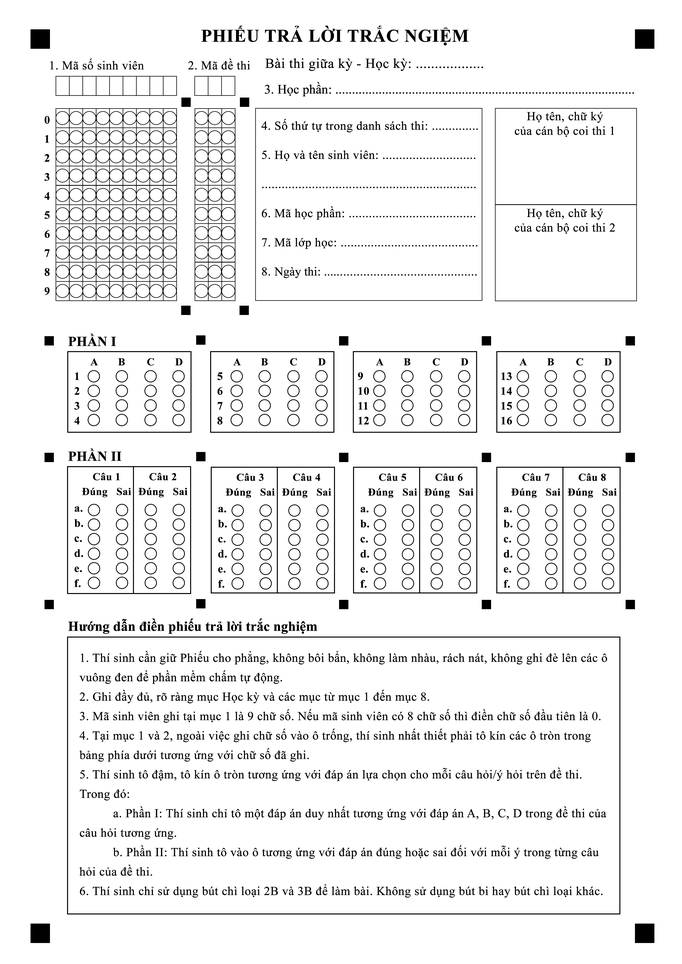
#> input picture src/refImg.png, 682 x 964 px, shrunk from 3508 x 4961 before the run
$ python create_rotate_image.py
#> lines starting #> are read from the running program, lines starting #| are printed output that depends on the picture; after the words box and inside, x2 and y2 are one past the last pixel; in counts of white or black regions, pixels touching at a corner belong together
import cv2
import numpy as np
import random

def rotate_and_draw(image_path, angle=2, line_color=(0, 0, 0), circle_color=(0, 0, 0), circle_radius=20, num_circles=100):
    # Load image
#> called with image_path = 'refImg.png', angle = 2, line_color = (0, 0, 0), circle_color = (0, 0, 0), circle_radius = 14, num_circles = 100
    image = cv2.imread(image_path, cv2.IMREAD_COLOR)
#> image is the input picture: shape (964, 682, 3); min 0, max 255, mean 239
    h, w = image.shape[:2]
#> h = 964; w = 682

    # Compute rotation matrix
    center = (w // 2, h // 2)
#> center = (341, 482)
    rotation_matrix = cv2.getRotationMatrix2D(center, angle, 1)

    # Compute new bounding dimensions after rotation
    cos = abs(rotation_matrix[0, 0])
#> cos = 0.999
    sin = abs(rotation_matrix[0, 1])
#> sin = 0.0349
    new_w = int(h * sin + w * cos)
#> new_w = 715
    new_h = int(h * cos + w * sin)
#> new_h = 987

    # Adjust the rotation matrix to shift the image center
    rotation_matrix[0, 2] += (new_w - w) / 2
    rotation_matrix[1, 2] += (new_h - h) / 2

    # Rotate image and pad to maintain rectangular shape
    rotated_image = cv2.warpAffine(image, rotation_matrix, (new_w, new_h), borderValue=(255, 255, 255))
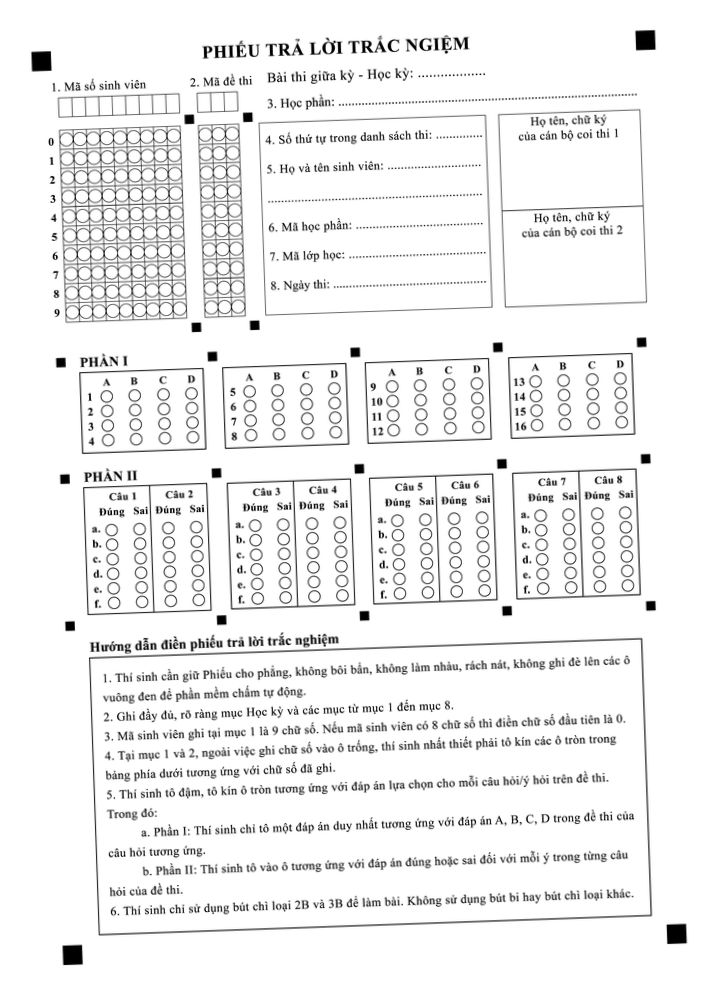
#> rotated_image: shape (987, 715, 3); min 0, max 255, mean 240.1

    # Draw 100 random circles with size 28x28 pixels
    for _ in range(num_circles):
        center_x = random.randint(circle_radius, new_w - circle_radius)
        center_y = random.randint(circle_radius, new_h - circle_radius)
        cv2.circle(rotated_image, (center_x, center_y), circle_radius, circle_color, -1)
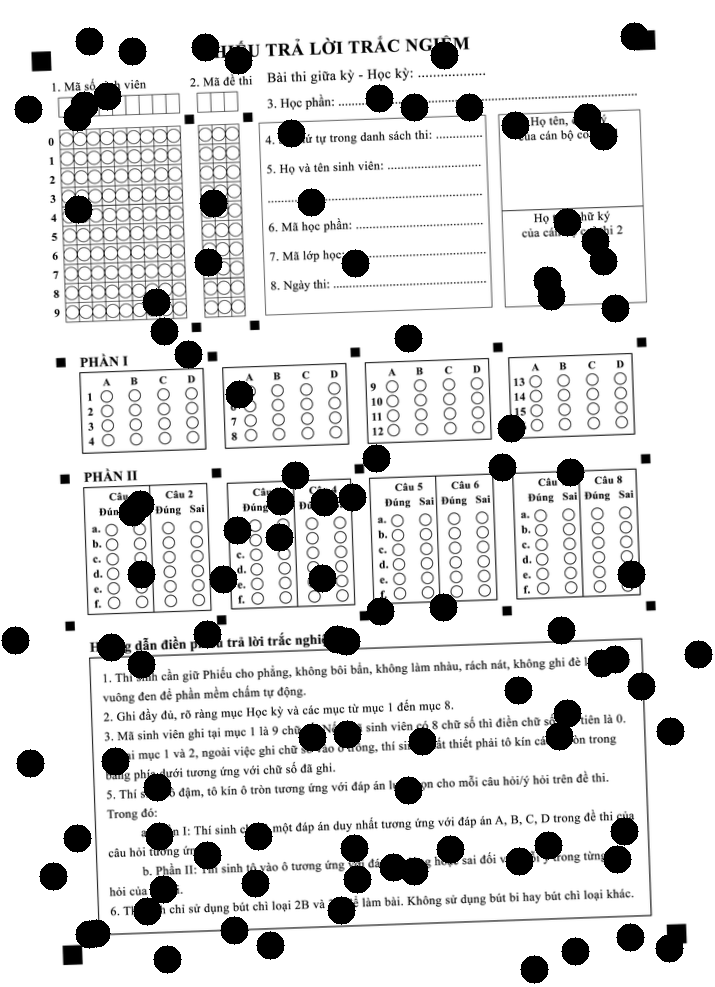
#> rotated_image: shape (987, 715, 3); 8.38% of pixels changed, all inside (x1, y1, x2, y2) = (1, 22, 713, 984)

    return rotated_image

# Example usage
image_path = "refImg.png"
output_path = "image1.png"
result = rotate_and_draw(image_path, circle_radius=14, num_circles=100)  # Circle radius is half of 28
cv2.imwrite(output_path, result)
print("Image saved as", output_path)

$ run again, with src/detect1.png copied over src/refImg.png
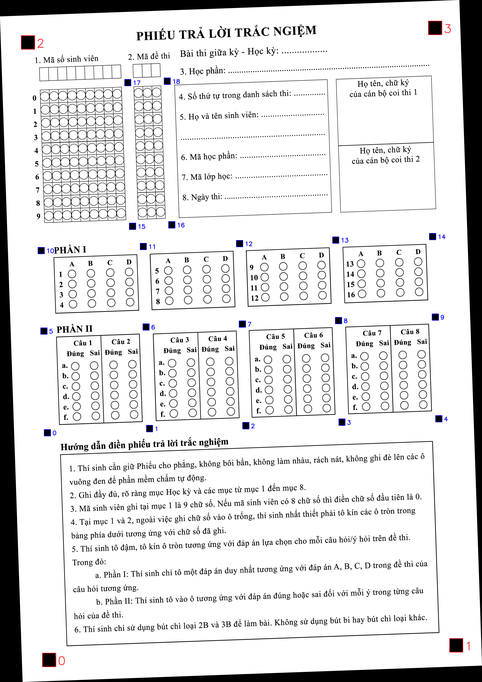
#> input picture src/detect1.png, 482 x 682 px, shrunk from 2480 x 3508 before the run
#> in rotate_and_draw, image is the input picture: shape (682, 482, 3); mean B, G, R 222.5, 222.2, 222.3
#> in rotate_and_draw, `rotated_image = cv2.warpAffine(image, rotation_matrix, (new_w, new_h),..`:
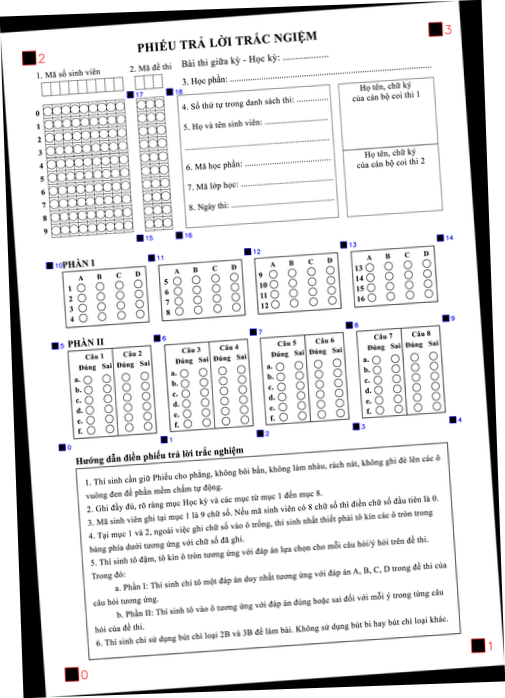
#> rotated_image: shape (698, 505, 3); mean B, G, R 224.7, 224.4, 224.5
#> after the loop in rotate_and_draw, `for _ in range(num_circles):`:
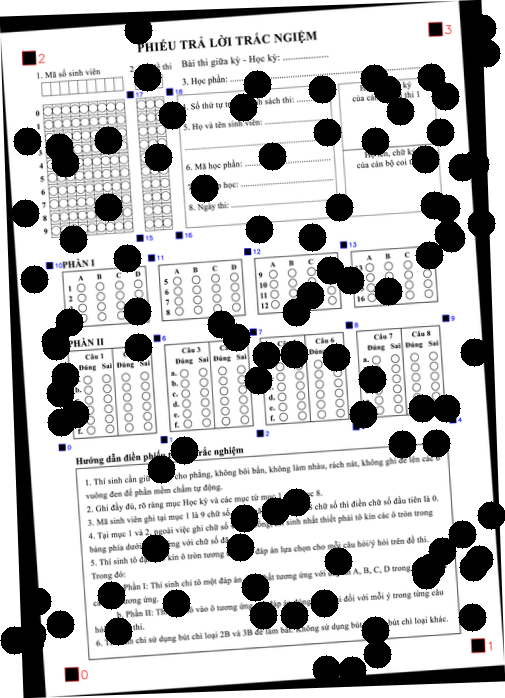
#> rotated_image: shape (698, 505, 3); 15.39% of pixels changed, all inside (x1, y1, x2, y2) = (0, 14, 505, 681)
